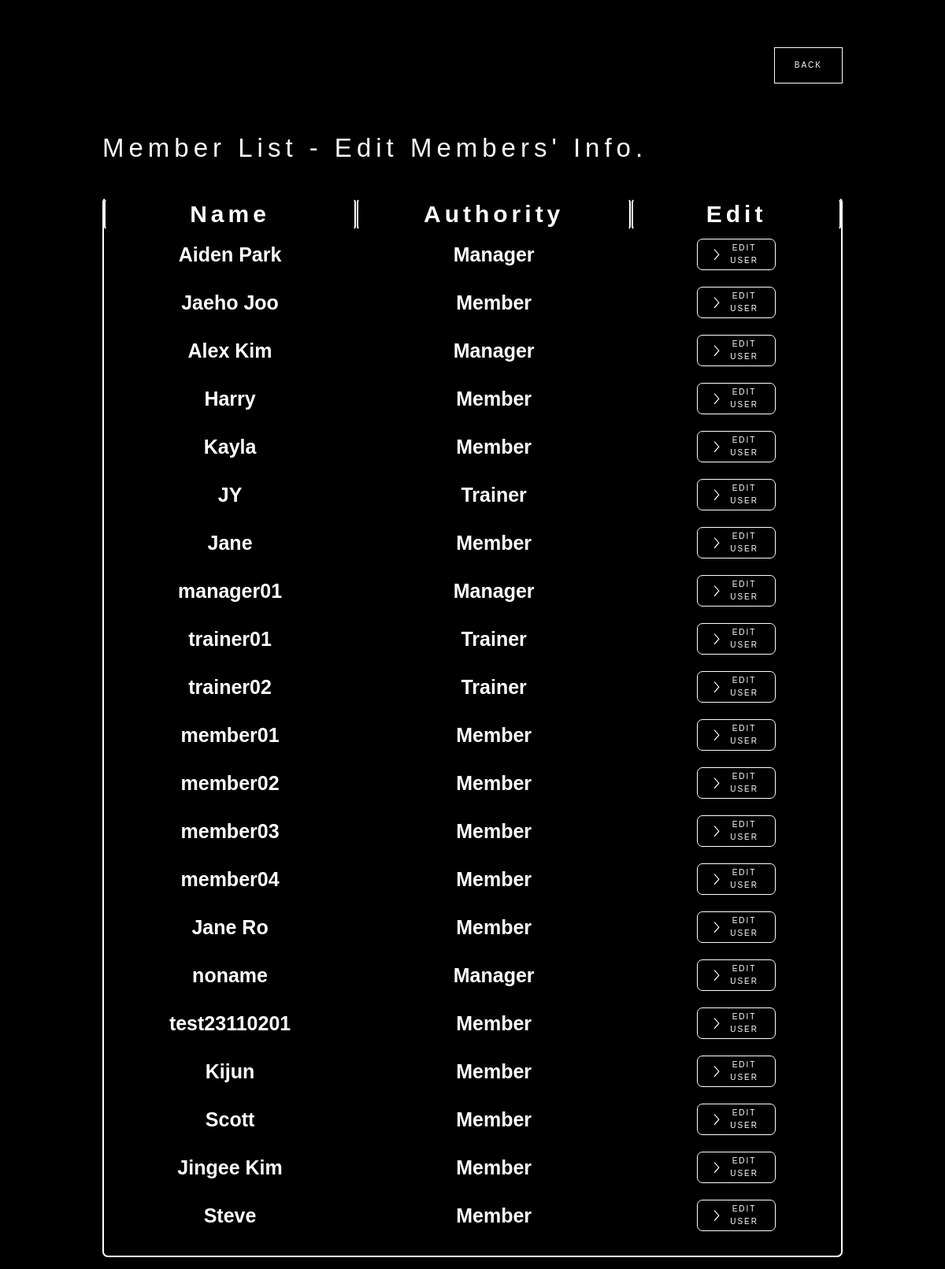
The page /manager/manager_edit/ on the database as committed earlier.
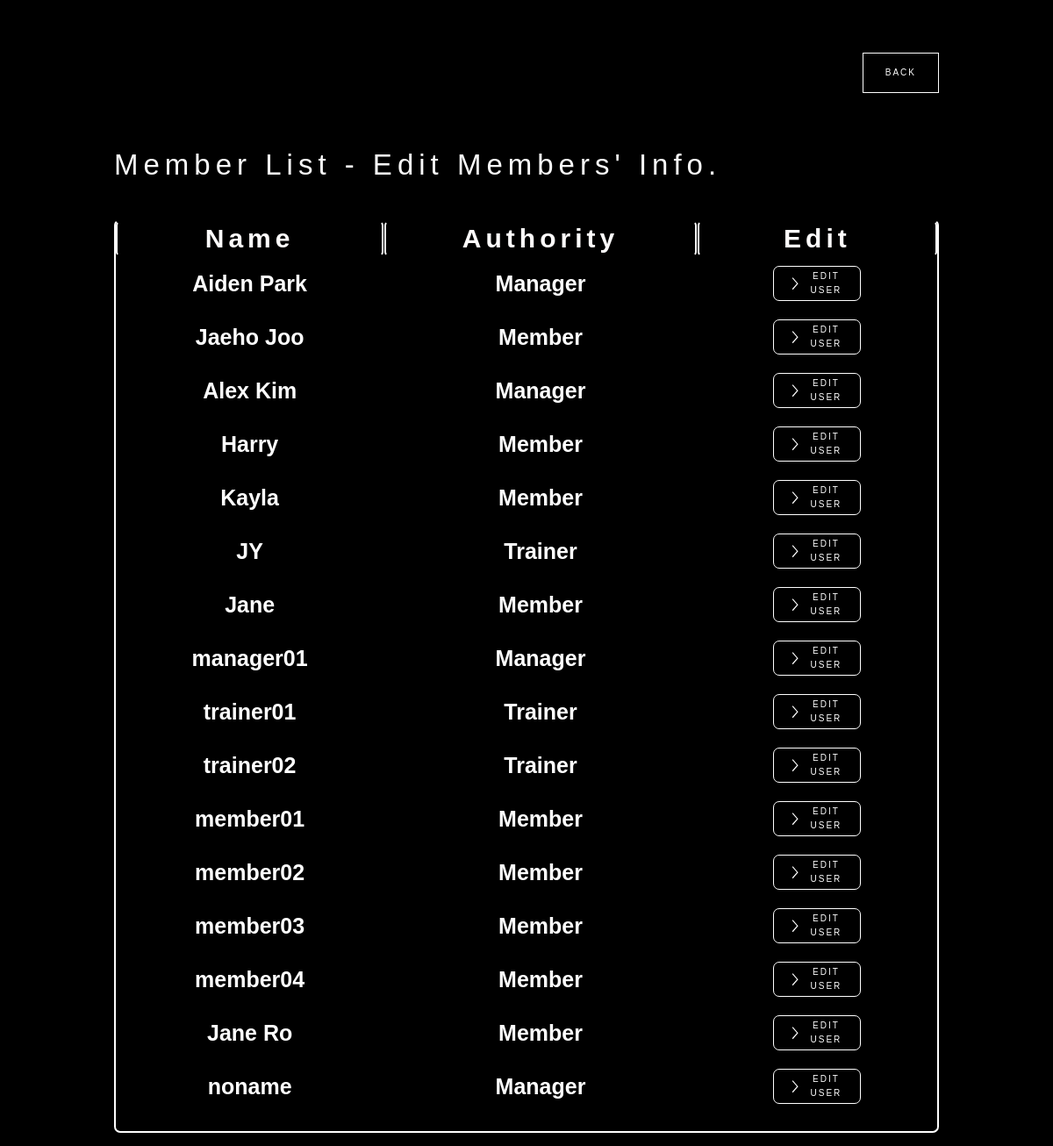
The same page on the database as committed later.
### member/models.py (models this page shows, shortened)
class User(AbstractBaseUser):
    member_id = models.CharField(
        verbose_name='member_id',
        max_length=80,
        unique=True,
        blank=False,
    )
    authority = models.IntegerField(
        default=0,
    )
    name = models.CharField(
        max_length=30,
        default='noname',
    )
    age = models.IntegerField(
        default=20,
    )
    gender = models.CharField(
        max_length=6,
        default='Male',
        choices=(('Male', 'Male'), ('Female', 'Female'))
    )
    height = models.IntegerField(
        default=170,
    )
    is_active = models.BooleanField(default=True)
    is_admin = models.BooleanField(default=False)
    objects = UserManager()
    USERNAME_FIELD = 'member_id'
    REQUIRED_FIELDS = []

### manager/views.py (the view)
# urls.py: path('manager_edit/', manager_edit, name='manager_edit'),
@csrf_exempt
def manager_edit(request):
    if request.method == 'POST':
        if 'back' in request.POST:
            return redirect('/manager/manager_main/')
    users = User.objects.all().order_by('pk')
    authority_list = []
    for user in users:
        if user.authority==0:
            authority_list.append('Member')
        elif user.authority==1:
            authority_list.append('Trainer')
        else:
            authority_list.append('Manager')
    data_list = zip(users, authority_list)
    return render(
        request,
        'manager-edit-page.html',
        {
            'users': users,
            'authorities': authority_list,
            'data_list': data_list,
        }
    )

### manager/templates/manager-edit-page.html (shortened to what this page needs)
<!DOCTYPE html>
<html data-wf-page="653811d47729cd70dc04cc98" data-wf-site="64aabb5a9d5b566a4dfebda3">
<head>
  {% load static %}
  <link href="{% static 'css/normalize.css' %}" rel="stylesheet" type="text/css">
  <link href="{% static 'css/webflow.css' %}" rel="stylesheet" type="text/css">
  <link href="{% static 'css/crossfit-facility-webapp-webflow.css' %}" rel="stylesheet" type="text/css">
</head>
<body class="body-7">
<form method="POST"> {% csrf_token %}
  <section>
    <div data-animation="default" data-collapse="medium" data-duration="400" data-easing="ease" data-easing2="ease" role="banner" class="navbar-logo-center-container shadow-three w-nav">
      <div class="container-4">
        <div class="navbar-wrapper-three">
          <a href="#" class="navbar-brand-three w-nav-brand"></a>
          <nav role="navigation" class="nav-menu-wrapper-three w-nav-menu">
            <div class="nav-menu-three">
              <ul role="list" class="nav-menu-block w-list-unstyled">
                <li class="mobile-margin-top-10">
                  <button type="submit" name="back" class="get-start-butto w-button">Back</button>
                </li>
              </ul>
            </div>
          </nav>
        </div>
      </div>
    </div>
  </section>
  <section>
    <div class="w-layout-blockcontainer container-14 w-container">
          <h1 class="heading-record-your-workout">Member List - Edit Members' Info.</h1>
    </div>
    <div class="w-layout-blockcontainer container-14 w-container">
      <div class="w-form">
        <form id="email-form" name="email-form" data-name="Email Form" method="get" data-wf-page-id="653811d47729cd70dc04cc98" data-wf-element-id="a61fae0f-e8fa-4f4c-914c-cbac23d11d63">
          <div class="manager_user_list_div_block">
            <div class="w-layout-grid manager_user_list_wst_table">
              <h1 id="w-node-_437c0c1a-3d74-f30b-f79d-65d87b05ede0-dc04cc98" class="manager_user_list_heading">Name</h1>
              <h1 id="w-node-_437c0c1a-3d74-f30b-f79d-65d87b05ede2-dc04cc98" class="manager_user_list_heading">Authority</h1>
              <h1 id="w-node-cb15b970-5b20-3a75-d2fb-2dcde464b15c-dc04cc98" class="manager_user_list_heading">Edit</h1>
              {% for user, authority in data_list %}
              <div id="w-node-_064535a3-bada-a5ec-ad3f-2d0988352e0d-dc04cc98" class="user-list-div-block">
                <h1 class="manager_user_list_font">{{ user.name }}</h1>
              </div>
              <div id="w-node-_6cff5cb3-5b0e-0964-046b-db3bde2da607-dc04cc98" class="user-list-div-block">
                <h1 class="manager_user_list_font">{{ authority }}</h1>
              </div>
              <div id="w-node-e69aef57-3623-7549-515b-bc3a40a2510f-dc04cc98" class="user-list-div-block w-clearfix">
                <a href="/manager/manager_edit_form/{{user.pk}}/" class="edit-user-button w-button">Edit User</a>
              </div>
              {% endfor %}
            </div>
          </div>
        </form>
      </div>
    </div>
  </section>
</form>
</body>
</html>

Rows that differ between the two databases and show on the page:
removed User: name "test23110201", authority "Member"
removed User: name "Kijun", authority "Member"
removed User: name "Scott", authority "Member"
removed User: name "Jingee Kim", authority "Member"
removed User: name "Steve", authority "Member"
